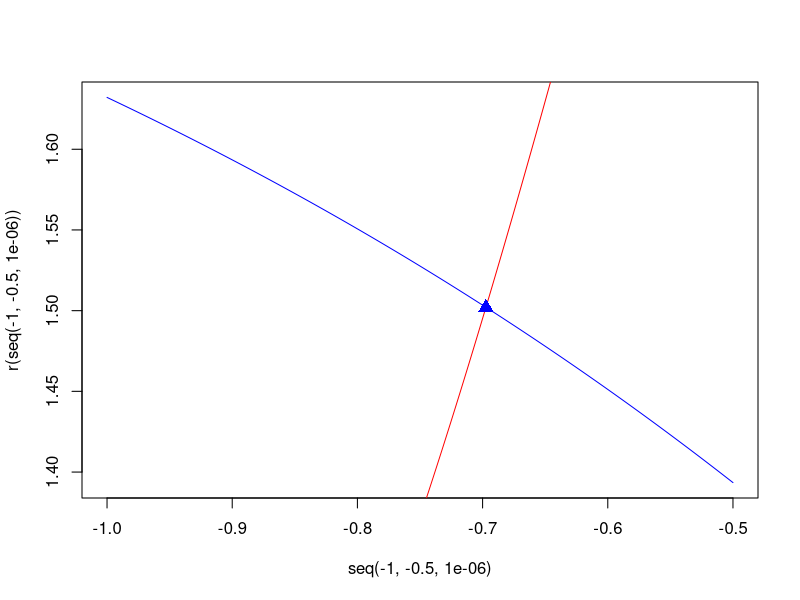

Generate this figure with R:
# Se tienen dos ecuaciones, igualándolas y dejando los términos de un solo lado resulta la siguiente ecuación
f<-function(t){cos(3*t)+exp(t)}

# Para el método de Newton la derivada de f(t) es
dfdt<-function(t){exp(t)-3*sin(3*t)}

# Se declara función para cálculo de r luego de obtener t
r<-function(t){2-exp(t)}

# Se declara otra función para el cálculo de r para poder graficar soluciones
r1<-function(t){2+cos(3*t)}

#Se resolverá por el método de bisección y el método de Newton

biseccion<-function(a,b){
  if(f(a)*f(b)<0){
    c=(a+b)/2
    error=100
    ant=c
    while(error>0.00000001){
      if(f(c)==0){
        break
      }else{
        if(f(a)*f(c)<0){
          b=c
        }else{
          a=c
        }
      }
      c=(a+b)/2
      error=abs(c-ant)/abs(c)
      ant=c
    }
  }else{
    print("No hay una solución única en el intervalo escogido")
  }
  return(c)
}

Newton<-function(a,b,t0){
  if(f(a)*f(b)<0){
    error=100
    ant=t0
    while(error>0.00000001){
      if(dfdt(t0)!=0){
        t0=t0-f(t0)/dfdt(t0)
      }else{
        print("El método no converge para el t0 inicial")
      }
      error=abs(t0-ant)/abs(t0)
      ant=t0
    }
  }else{
    print("El intervalo escogido no tiene una raiz única.")
  }
  return(t0)
}

# Se usan ambos métodos para hallar una solución de la ecuación (Preferiblemente la misma, ya que tiene infinitas soluciones por las oscilaciones del coseno)
# Se calcula el punto de intersección con ambos métodos y se muestran por la consola

tRaizBi=biseccion(-1,-0.5)
rBi=r(tRaizBi)
cat("La solución dada por el método de bisección fue: t=",tRaizBi,", r= ",rBi,"\n")

tRaizNe=Newton(-1,-0.5,-0.6)
rNe=r(tRaizNe)
cat("La solución dada por el método de Newton fue: t=",tRaizNe,", r= ",rNe,"\n")

# Realización de la gráfica
plot(seq(-1,-0.5,0.000001),r(seq(-1,-0.5,0.000001)),type="l",col="blue")
abline(h=0,col="black")
lines(seq(-1,-0.5,0.000001),r1(seq(-1,-0.5,0.000001)),type="l",col="red")
points(rbind(c(tRaizBi,rBi)),pch=17,cex=1.5,col="red")
points(rbind(c(tRaizNe,rNe)),pch=17,cex=1.5,col="blue")

#Gráfica en coordenadas polares

#plot.new()
#polar <- function (theta, r, color=4){
#  y <- 0
#  x <- 0
#  ejex <- 1
#  for (i in 1:length(r)){
#    if(is.nan(r[i])== T){
#      r[i] <- 0
#    }
#  }

#  angulo <- seq(-max(theta),max(theta),by=theta[2]-theta[1])
#  y <- r*sin(theta)
#  x <- r*cos(theta)
#  plot.window(xlim = c(-max(r), max(r)), ylim = c(-max(r), max(r)), asp = 1)

#  aux <- max(r)
#  while (aux > 0){
#    fi <- aux*sin(angulo)
#    cir <- aux*cos(angulo)
#    points(cir,fi,pch="-",col="gray",cex=0.3)
#    text(ejex+0.2,-0.2,ejex,col="gray")
#    ejex <- ejex + 1
#    aux <- aux - 1
#  }
  
#  abline(v=((max(cir)+min(cir))/2),col="gray")
#  abline(h=((max(cir)+min(cir))/2),col="gray")
#  segments(-max(r)+0.5,-max(r)+0.5,max(r)-0.5,max(r)-0.5,col="gray")
#  segments(-max(r)+0.5,max(r)-0.5,max(r)-0.5,-max(r)+0.5,col="gray")
  
#  points(x,y,pch=20,col=color,cex=1)
#}

#dim <- seq(-1,1,by=0.01)
#r2=r(dim)
#polar(dim,r2,"blue")
#r3=r1(dim)
#polar(dim,r3,"red")

#Si se desea observar las soluciones en el sistema polar y no en el cartesiano es necesario remover los comentarios de la linea 79 a la 117, si se vuelven a poner se tendrá la solución graficada en el sistema cartesiano
